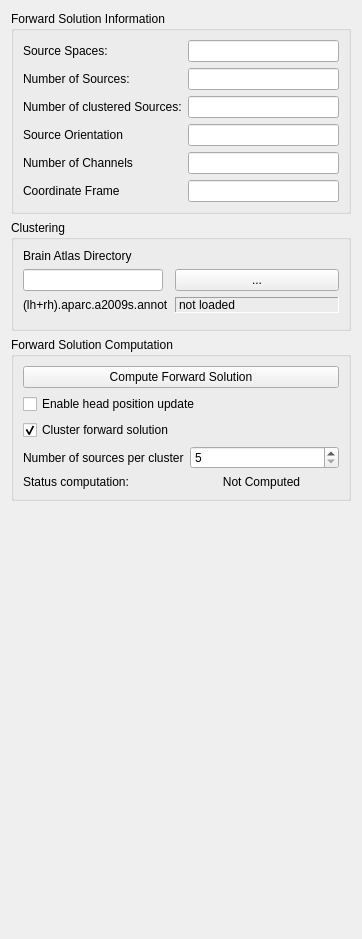
<?xml version="1.0" encoding="UTF-8"?>
<ui version="4.0">
 <class>FwdSettingsViewWidget</class>
 <widget class="QWidget" name="FwdSettingsViewWidget">
  <property name="geometry">
   <rect>
    <x>0</x>
    <y>0</y>
    <width>362</width>
    <height>939</height>
   </rect>
  </property>
  <property name="windowTitle">
   <string>HPI Setup</string>
  </property>
  <layout class="QVBoxLayout" name="verticalLayout">
   <item>
    <widget class="QGroupBox" name="groupBox_info">
     <property name="title">
      <string>Forward Solution Information</string>
     </property>
     <layout class="QFormLayout" name="formLayout_2">
      <item row="0" column="0">
       <widget class="QLabel" name="label_Rotation">
        <property name="text">
         <string>Source Spaces:</string>
        </property>
       </widget>
      </item>
      <item row="0" column="1">
       <widget class="QLineEdit" name="m_lineEdit_iNSourceSpace">
        <property name="readOnly">
         <bool>true</bool>
        </property>
       </widget>
      </item>
      <item row="1" column="0">
       <widget class="QLabel" name="label_3">
        <property name="text">
         <string>Number of Sources:</string>
        </property>
       </widget>
      </item>
      <item row="1" column="1">
       <widget class="QLineEdit" name="m_lineEdit_iNDipole">
        <property name="readOnly">
         <bool>true</bool>
        </property>
       </widget>
      </item>
      <item row="2" column="0">
       <widget class="QLabel" name="label_4">
        <property name="text">
         <string>Number of clustered Sources:</string>
        </property>
       </widget>
      </item>
      <item row="2" column="1">
       <widget class="QLineEdit" name="m_lineEdit_iNDipoleClustered">
        <property name="text">
         <string/>
        </property>
        <property name="readOnly">
         <bool>true</bool>
        </property>
       </widget>
      </item>
      <item row="3" column="0">
       <widget class="QLabel" name="label_6">
        <property name="text">
         <string>Source Orientation</string>
        </property>
       </widget>
      </item>
      <item row="3" column="1">
       <widget class="QLineEdit" name="m_lineEdit_sSourceOri">
        <property name="text">
         <string/>
        </property>
        <property name="readOnly">
         <bool>true</bool>
        </property>
       </widget>
      </item>
      <item row="4" column="0">
       <widget class="QLabel" name="label_7">
        <property name="text">
         <string>Number of Channels</string>
        </property>
       </widget>
      </item>
      <item row="4" column="1">
       <widget class="QLineEdit" name="m_lineEdit_iNChan">
        <property name="text">
         <string/>
        </property>
        <property name="readOnly">
         <bool>true</bool>
        </property>
       </widget>
      </item>
      <item row="5" column="0">
       <widget class="QLabel" name="label_8">
        <property name="text">
         <string>Coordinate Frame</string>
        </property>
       </widget>
      </item>
      <item row="5" column="1">
       <widget class="QLineEdit" name="m_lineEdit_sCoordFrame">
        <property name="sizePolicy">
         <sizepolicy hsizetype="Expanding" vsizetype="Fixed">
          <horstretch>0</horstretch>
          <verstretch>0</verstretch>
         </sizepolicy>
        </property>
        <property name="text">
         <string/>
        </property>
        <property name="readOnly">
         <bool>true</bool>
        </property>
       </widget>
      </item>
     </layout>
    </widget>
   </item>
   <item>
    <widget class="QGroupBox" name="m_qGroupBox_AtlasDir">
     <property name="title">
      <string>Clustering</string>
     </property>
     <layout class="QFormLayout" name="formLayout">
      <item row="0" column="0">
       <widget class="QLabel" name="label_2">
        <property name="text">
         <string>Brain Atlas Directory</string>
        </property>
       </widget>
      </item>
      <item row="1" column="0">
       <widget class="QLineEdit" name="m_qLineEdit_AtlasDirName">
        <property name="minimumSize">
         <size>
          <width>140</width>
          <height>0</height>
         </size>
        </property>
       </widget>
      </item>
      <item row="1" column="1">
       <widget class="QPushButton" name="m_qPushButton_AtlasDirDialog">
        <property name="text">
         <string>...</string>
        </property>
       </widget>
      </item>
      <item row="2" column="0">
       <widget class="QLabel" name="m_qLabel_atlas">
        <property name="text">
         <string>(lh+rh).aparc.a2009s.annot</string>
        </property>
       </widget>
      </item>
      <item row="2" column="1">
       <widget class="QLabel" name="m_qLabel_atlasStat">
        <property name="frameShape">
         <enum>QFrame::Panel</enum>
        </property>
        <property name="frameShadow">
         <enum>QFrame::Sunken</enum>
        </property>
        <property name="text">
         <string>not loaded</string>
        </property>
       </widget>
      </item>
      <item row="3" column="0" colspan="2">
       <spacer name="horizontalSpacer">
        <property name="orientation">
         <enum>Qt::Horizontal</enum>
        </property>
        <property name="sizeHint" stdset="0">
         <size>
          <width>142</width>
          <height>0</height>
         </size>
        </property>
       </spacer>
      </item>
     </layout>
    </widget>
   </item>
   <item>
    <widget class="QGroupBox" name="groupBox_recomp">
     <property name="title">
      <string>Forward Solution Computation</string>
     </property>
     <layout class="QVBoxLayout" name="verticalLayout_2">
      <item>
       <widget class="QPushButton" name="m_qPushButton_ComputeForward">
        <property name="text">
         <string>Compute Forward Solution</string>
        </property>
       </widget>
      </item>
      <item>
       <widget class="QCheckBox" name="m_checkBox_bDoRecomputation">
        <property name="text">
         <string>Enable head position update</string>
        </property>
       </widget>
      </item>
      <item>
       <widget class="QCheckBox" name="m_checkBox_bDoClustering">
        <property name="text">
         <string>Cluster forward solution</string>
        </property>
        <property name="checked">
         <bool>true</bool>
        </property>
       </widget>
      </item>
      <item>
       <layout class="QHBoxLayout" name="horizontalLayout_2">
        <item>
         <widget class="QLabel" name="label_5">
          <property name="text">
           <string>Number of sources per cluster</string>
          </property>
         </widget>
        </item>
        <item>
         <widget class="QSpinBox" name="m_spinBox_iNDipoleClustered">
          <property name="baseSize">
           <size>
            <width>0</width>
            <height>0</height>
           </size>
          </property>
          <property name="minimum">
           <number>5</number>
          </property>
          <property name="maximum">
           <number>999</number>
          </property>
         </widget>
        </item>
       </layout>
      </item>
      <item>
       <layout class="QHBoxLayout" name="horizontalLayout">
        <item>
         <widget class="QLabel" name="label">
          <property name="text">
           <string>Status computation: </string>
          </property>
         </widget>
        </item>
        <item>
         <widget class="QLabel" name="m_label_recomputationFeedback">
          <property name="text">
           <string>Not Computed</string>
          </property>
          <property name="alignment">
           <set>Qt::AlignCenter</set>
          </property>
         </widget>
        </item>
       </layout>
      </item>
     </layout>
    </widget>
   </item>
   <item>
    <spacer name="verticalSpacer">
     <property name="orientation">
      <enum>Qt::Vertical</enum>
     </property>
     <property name="sizeHint" stdset="0">
      <size>
       <width>20</width>
       <height>568</height>
      </size>
     </property>
    </spacer>
   </item>
  </layout>
 </widget>
 <resources/>
 <connections/>
</ui>
